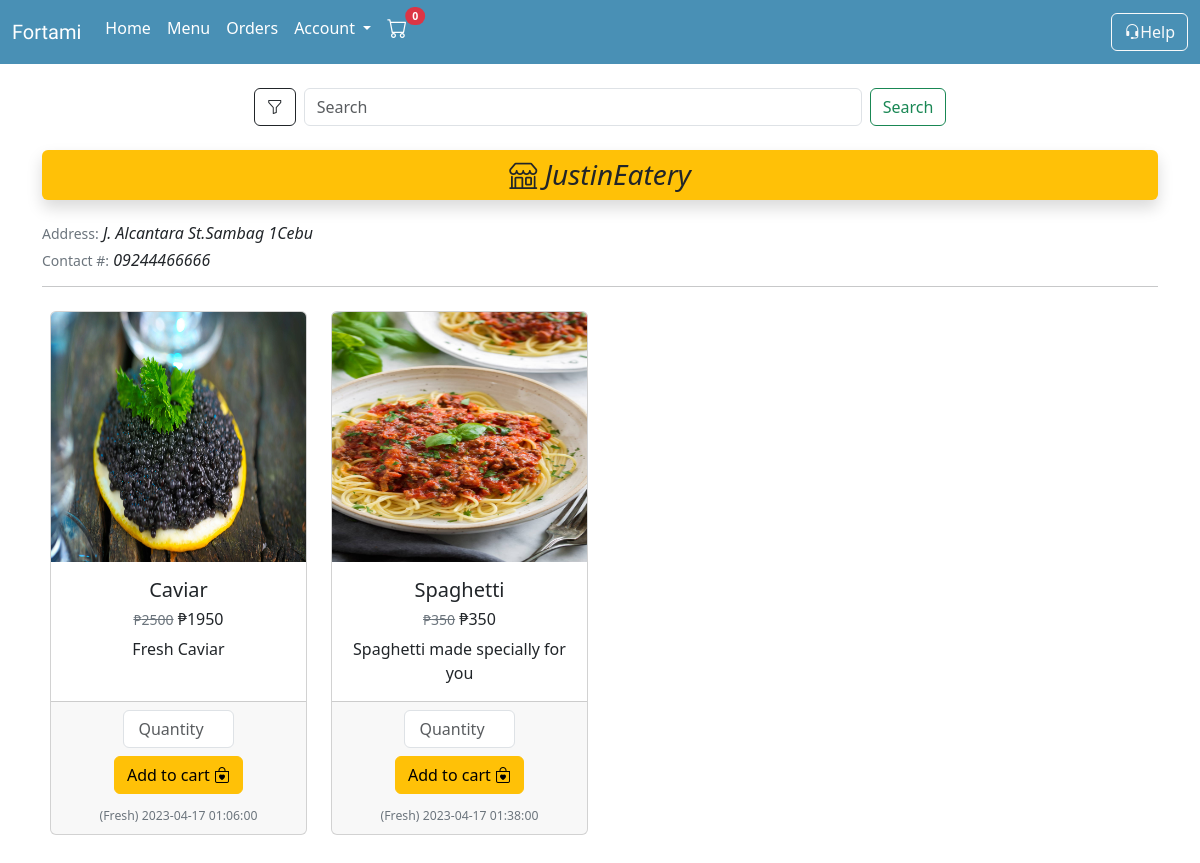
The app's page /foodshop.php?shop_id=36 with its own data.
### tables this page shows
CREATE TABLE `user` (
  `user_id` int(20) NOT NULL,
  `user_type` varchar(6) NOT NULL,
  `profile_pic` varchar(50) NOT NULL,
  `user_fName` varchar(50) NOT NULL,
  `user_lName` varchar(50) NOT NULL,
  `user_email` varchar(50) NOT NULL,
  `user_userName` varchar(50) NOT NULL,
  `user_password` varchar(255) NOT NULL,
  `tagline` varchar(100) DEFAULT NULL
);

CREATE TABLE `address` (
  `address_id` int(20) NOT NULL,
  `user_id` int(20) NOT NULL,
  `full_name` varchar(50) NOT NULL,
  `address_type` varchar(50) NOT NULL,
  `contact` varchar(50) NOT NULL,
  `region` varchar(50) NOT NULL,
  `province` varchar(50) NOT NULL,
  `city` varchar(50) NOT NULL,
  `barangay` varchar(50) NOT NULL,
  `street` varchar(50) NOT NULL,
  `zip` varchar(50) NOT NULL,
  `label` varchar(50) NOT NULL,
  `note` varchar(200) DEFAULT NULL
);

CREATE TABLE `food_product` (
  `food_id` int(20) NOT NULL,
  `user_id` int(20) NOT NULL,
  `category_id` int(20) NOT NULL,
  `food_pic` varchar(255) NOT NULL,
  `food_name` varchar(50) NOT NULL,
  `food_description` varchar(100) NOT NULL,
  `preparation` varchar(50) NOT NULL,
  `food_creation` datetime DEFAULT NULL,
  `food_discountedPrice` varchar(50) DEFAULT NULL,
  `food_origPrice` varchar(50) NOT NULL
);

### backend.php (called while the page is built, shortened)
<?php
    class Backend{
      public $host = 'localhost';
      public $user = 'root';
      public $pass = '';
      public $db = 'fortami';
      public $con;
      function __construct(){
        $this->con = new mysqli($this->host,$this->user,$this->pass,$this->db) or die("Connection Error!");
      }
      function usersearch($id){
        $query = "SELECT * FROM user WHERE user_id = $id";
        $result = $this->con->query($query);
          if ($result) {
            return $result;
          }
      }
      function sellerAddress($seller_id){
        $query = "SELECT * FROM address WHERE user_id = $seller_id";
        $result = $this->con->query($query);
          if ($result) {
            return $result;
          }
      }
      function viewProduct($id){
        $query = "SELECT * FROM food_product WHERE user_id = $id";
        $result = $this->con->query($query);
          if ($result) {
            return $result;
          }
      }
    }
?>

### foodshop.php (the view, shortened to what this page needs)
<?php
    include 'backend.php';
    include 'buyerheader.php';
    $backend = new Backend();
    if (isset($_GET['shop_id'])) {
        $id = $_GET['shop_id'];
        $result = $backend->usersearch($id);
        $user = mysqli_fetch_assoc($result);
        $address =$backend->sellerAddress($id);
        $add = mysqli_fetch_assoc($address);
    }
?>
<!DOCTYPE html>
<html lang="en">
<head>
</head>
<body>
<div class="container my-4">
    <form class="d-flex justify-content-center align-items-center" role="search">
        <a class="btn btn-outline-dark" data-bs-toggle="offcanvas" href="#offcanvasExample" role="button" aria-controls="offcanvasExample">
            <i class="bi bi-funnel"></i>
        </a>
            <input class="form-control mx-2 w-50" type="search" placeholder="Search" aria-label="Search">
        <button class="btn btn-outline-success" type="submit">Search</button>
    </form>
    <h3 class="p-2 bg-warning rounded text-center shadow my-4"><i class="bi bi-shop"> <?=$user['user_userName']?></i></h6>
    <h6><small class="text-secondary">Address:</small><i> <?=$add['street'].''.$add['barangay'].''.$add['city']?></i></h6>
    <h6><small class="text-secondary">Contact #:</small> <i><?=$add['contact']?></i></h5>
    <hr>
    <div class="row row-cols-1 row-cols-md-4 g-4 p-2 text-center">
        <?php
            if (isset($_GET['shop_id'])) {
                $id = $_GET['shop_id'];
                if (isset($_GET['filterbtn'])) {
                    if (isset($_GET['food_category']) && isset($_GET['rating']) && isset($_GET['location']) && isset($_GET['price']) && isset($_GET['preparation']) && isset($_GET['delivery']) && isset($_GET['shop_id'])) {
                        $query = "SELECT * FROM food_product WHERE user_id = $id AND food_category";
                    }
                    else {
                        echo "Please fill all filter";
                        $list = $backend->viewProduct($id);
                    }
                }
                else {
                    $list = $backend->viewProduct($id);
                }
                    if ($list->num_rows > 0) {
                        while($row= $list->fetch_assoc()){
        ?>
        <div class='col'>
                    <div class='card h-100'>
                        <img src='./src/uploads/food_picture/<?=$row['food_pic'];?>' class='card-img-top' alt='...' style='max-width:100%;height:250px'>
                      <div class='card-body'>
                        <h5 class='card-title'><?=$row['food_name'];?></h5>
                        <h6>
                          <small><s class='text-secondary'>₱<?=$row['food_origPrice'];?></s></small>
                          <span class='price'>₱<?=$row['food_discountedPrice'];?></span>
                        </h6>
                        <p class='card-text'><?=$row['food_description']?></p>
                      </div>
                      <div class='card-footer'>
                      <div class ='text-center '>
                        <form action='' method='post'>
                          <input type="number" name="qty" class="form-control text-center" min="1" placeholder="Quantity" style="width:50%;margin:auto;" required>
                          <button type='submit' name='addcart' class='btn btn-warning my-2'>Add to cart <i class='bi bi-bag-heart'></i></button>
                          </form>
                        </div>
                        <small class='text-muted'>
                            <?php
                                if($row['food_creation'] == '0000-00-00 00:00:00'){
                                    echo $row['preparation'];
                                }
                                else {
                                    echo "<small class='text-secondary'>(".$row['preparation'].") ".$row['food_creation']."</small>" ;
                                }
                            ?>
                        </small>
                      </div>
                    </div>
                  </div>
            <?php
                        }
                    }
                }
            ?>
        </div>
    </div>
</body>
</html>

### buyerheader.php (shortened to what this page needs)
<?php
  $disabled = (isset($_SESSION['id'])) ?: 'disabled';
?>
<!DOCTYPE html>
<html lang="en">
  <head>
    <link
      href="https://cdn.jsdelivr.net/npm/bootstrap@5.3.0-alpha1/dist/css/bootstrap.min.css"
      rel="stylesheet"
    />
    <link rel="stylesheet" href="https://cdn.jsdelivr.net/npm/bootstrap-icons@1.10.3/font/bootstrap-icons.css">
  </head>
  <body>
    <nav class="navbar navbar-expand" style="background-color: #4990b5">
      <div class="container-fluid">
        <a
          class="navbar-brand"
          href="#"
          style="font-family: 'Montserrat Alternates', sans-serif; color: white"
          >Fortami</a
        >
        <div class="collapse navbar-collapse" id="navbarSupportedContent">
          <ul class="navbar-nav me-auto mb-2 mb-lg-0">
            <li class="nav-item">
              <a class="nav-link active" aria-current="page" href="#" style="color: white">Home</a>
            </li>
            <li class="nav-item">
              <a class="nav-link" href="menu.php"style="color: white">Menu</a>
            </li>
            <li class="nav-item">
              <a class="nav-link" href="activeorders.php"style="color: white">Orders</a>
            </li>
            <li class="nav-item dropdown">
              <a
                class="nav-link dropdown-toggle"
                href="#"
                role="button"
                data-bs-toggle="dropdown"
                aria-expanded="false"
                style="color: white"
              >
                Account
              </a>
            </li>
            <li class="nav-item">
              <a href="cart.php" class="nav-link active position-relative <?=$disabled?>" style="color:white;">
                <h5><i class="bi bi-cart"></i></h5>
                <h6>
                  <small class="text-secondary">
                    <span class="position-absolute top-0 start-100 translate-middle badge rounded-pill bg-danger my-2">
                      <?php
                        $backend = new Backend;
                        if (isset($_SESSION['id'])) {
                          $count = $backend->countcart($_SESSION['id']);
                          echo $count;
                        }
                        else {
                          echo "0";
                        }
                      ?>
                    </span>
                  </small>
                </h6>
              </a>
            </li>
          </ul>
          <a href="support.php" class="btn btn-outline-light"><i class="bi bi-headset"></i>Help</a>
        </div>
      </div>
    </nav>
  </body>
</html>

### records on screen
user: user_userName "JustinEatery"
address: street "J. Alcantara St.", barangay "Sambag 1", city "Cebu", contact "09244466666"
food_product: food_pic (picture), food_name "Caviar", food_origPrice "2500", food_discountedPrice "1950", food_description "Fresh Caviar", preparation "Fresh", food_creation "2023-04-17 01:06:00"
food_product: food_pic (picture), food_name "Spaghetti", food_origPrice "350", food_discountedPrice "350", food_description "Spaghetti made specially for you", preparation "Fresh", food_creation "2023-04-17 01:38:00"
